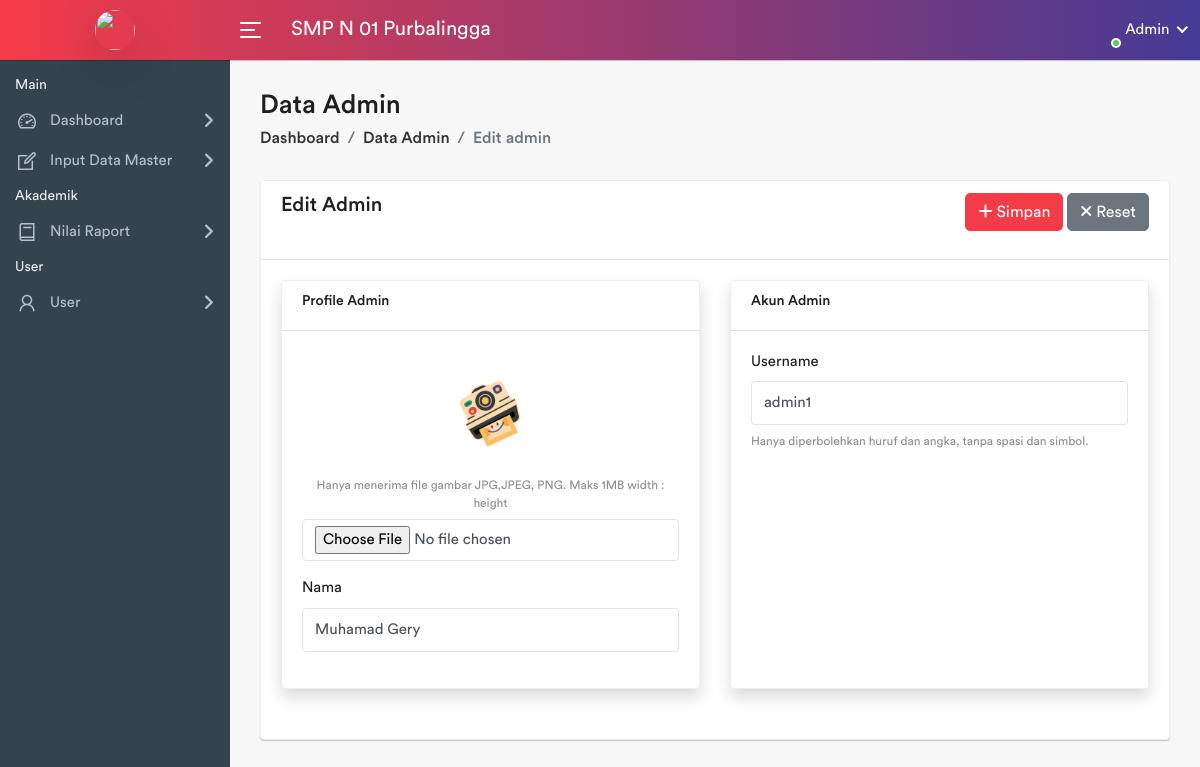
Screenshot of /pages/user-admin/edit.php?id=4 (signed in) with the database file from the repository.
### tables this page shows
CREATE TABLE `sekolah` (
  `sekolah_id` int(11) NOT NULL,
  `nama_sekolah` varchar(100) NOT NULL,
  `npsn` varchar(10) NOT NULL,
  `jenjang` varchar(10) NOT NULL,
  `status` varchar(10) NOT NULL,
  `alamat_sekolah` varchar(255) DEFAULT NULL,
  `tahun_berdiri` int(11) DEFAULT NULL,
  `akreditasi` varchar(10) DEFAULT NULL,
  `kepala_sekolah` varchar(100) DEFAULT NULL,
  `telepon_sekolah` varchar(15) DEFAULT NULL,
  `email_sekolah` varchar(50) DEFAULT NULL,
  `website_sekolah` varchar(100) DEFAULT NULL,
  `gambar` varchar(255) NOT NULL
);

CREATE TABLE `admin_profiles` (
  `user_id` int(11) NOT NULL,
  `nama` varchar(100) DEFAULT NULL,
  `foto` varchar(100) DEFAULT NULL
);

CREATE TABLE `users` (
  `user_id` int(11) NOT NULL,
  `username` varchar(255) NOT NULL,
  `password` varchar(255) NOT NULL,
  `role` varchar(50) NOT NULL
);

### pages/user-admin/edit.php (the view, shortened to what this page needs)
<?php
    require_once '../template/header.php';
    require_once '../template/sidebar.php';
   if(isset($_GET['id'])){
    $user_id = $_GET['id'];
    $query = "SELECT users.user_id, admin_profiles.foto, users.username, users.password, admin_profiles.nama
            FROM users
            INNER JOIN admin_profiles ON users.user_id = admin_profiles.user_id
            WHERE users.user_id = '$user_id'";
    $result = mysqli_query($koneksi, $query);
    $row = mysqli_fetch_array($result);
    }
?>
<div class="page-wrapper">
    <div class="content container-fluid">
        <div class="page-header">
            <div class="row">
                <div class="col-sm-12">
                    <h3 class="page-title">Data Admin</h3>
                    <ul class="breadcrumb">
                        <li class="breadcrumb-item"><a href="../../home.php">Dashboard</a></li>
                        <li class="breadcrumb-item"><a href="index.php">Data Admin</a></li>
                        <li class="breadcrumb-item active">Edit admin</li>
                    </ul>
                </div>
            </div>
        </div>
        <div class="row">
            <div class="col-sm-12">
                <form action="" method="post" enctype="multipart/form-data">
                    <div class="card flex-fill">
                        <div class="card-header d-flex justify-content-between">
                            <h5 class="card-title">Edit Admin</h5>
                            <div class="form-group">
                                <button type="submit" name="submit" class="btn btn-primary"><i class="fa fa-plus"></i>
                                    Simpan</button>
                                <button type="reset" name="Reset" class="btn btn-secondary"><i class="fa fa-times"></i>
                                    Reset</button>
                            </div>
                        </div>
                        <div class="card-body">
                            <div class="row">
                                <div class="col-md-6 d-flex">
                                    <div class="card flex-grow-1 shadow">
                                        <div class="card-header">
                                            <h5>Profile Admin</h5>
                                        </div>
                                        <div class="card-body">
                                            <div class="form-group text-center">
                                                <img id="imagePreview" src="<?=$row['foto']?>" alt="Preview"
                                                    style="max-width: 100%; max-height: 100px; margin-top: 10px;"
                                                    class="mb-2 rounded-circle">
                                                <small class="form-text text-muted">Hanya menerima file gambar JPG,JPEG,
                                                    PNG. Maks 1MB width :
                                                    height</small>
                                                <input type="file" name="foto" id="fotoInput" class="form-control"
                                                    onchange="previewImage()">
                                            </div>
                                            <div class="form-group">
                                                <label for="nama">Nama</label>
                                                <input type="text" name="nama" id="nama" required class="form-control"
                                                    value="<?=$row['nama']?>">
                                            </div>
                                        </div>
                                    </div>
                                </div>
                                <div class="col-md-6 d-flex">
                                    <div class="card flex-grow-1 shadow">
                                        <div class="card-header">
                                            <h5>Akun Admin</h5>
                                        </div>
                                        <div class="card-body">
                                            <div class="form-group">
                                                <label for="username">Username</label>
                                                <input type="text" name="username" id="username" pattern="[A-Za-z0-9]+"
                                                    required class="form-control" value="<?=$row['username']?>">
                                                <small id="validationMessage" class="form-text text-muted">Hanya
                                                    diperbolehkan huruf dan angka, tanpa spasi dan simbol.</small>
                                            </div>
                                        </div>
                                    </div>
                                </div>
                            </div>
                        </div>
                    </div>
                </form>
            </div>
        </div>
    </div>
</div>
<?php
    require_once '../template/footer.php';

### pages/template/sidebar-admin.php (shortened to what this page needs)
<body>
    <div class="main-wrapper">
        <div class="header">
            <div class="header-left">
                <a href="../../<?=$_SESSION['mainurl']?>" class="logo">
                    <img src="<?=$_SESSION['foto']?>" width="40" height="40" alt="" class="rounded-circle shadow-lg">
                </a>
            </div>
            <a id="toggle_btn" href="javascript:void(0);">
                <span class="bar-icon">
                    <span></span>
                    <span></span>
                    <span></span>
                </span>
            </a>
            <?php
        $query = "SELECT nama_sekolah FROM sekolah";
        $result = mysqli_query($koneksi, $query);
        $data = mysqli_fetch_assoc($result);
        ?>
            <div class="page-title-box">
                <h3><?=$data['nama_sekolah']?></h3>
            </div>
            <ul class="nav user-menu">
                <li class="nav-item dropdown has-arrow main-drop">
                    <a href="#" class="dropdown-toggle nav-link" data-toggle="dropdown">
                        <span class="user-img"><img src="<?=$_SESSION['foto']?>" alt="">
                            <span class="status online"></span>
                        </span>
                        <span>Admin</span>
                    </a>
                </li>
            </ul>
        </div>
        <div class="sidebar" id="sidebar">
            <div class="sidebar-inner slimscroll">
                <div id="sidebar-menu" class="sidebar-menu">
                    <ul>
                        <li class="menu-title">
                            <span>Main</span>
                        </li>
                        <li class="submenu">
                            <a href="#"><i class="la la-dashboard"></i> <span> Dashboard</span> <span
                                    class="menu-arrow"></span></a>
                        </li>
                        <li class="submenu">
                            <a href="#"><i class="la la-edit"></i> <span> Input Data Master</span> <span
                                    class="menu-arrow"></span></a>
                        </li>
                        <li class="menu-title">
                            <span>Akademik</span>
                        </li>
                        <li class="submenu">
                            <a href="#"><i class="la la-book"></i> <span> Nilai Raport</span> <span
                                    class="menu-arrow"></span></a>
                        </li>
                        <li class="menu-title">
                            <span>User</span>
                        </li>
                        <li class="submenu">
                            <a href="#"><i class="la la-user"></i> <span> User </span> <span
                                    class="menu-arrow"></span></a>
                        </li>
                    </ul>
                </div>
            </div>
        </div>

### rows the page displays
sekolah: nama_sekolah "SMP N 01 Purbalingga"
admin_profiles: foto (picture), nama "Muhamad Gery", username "admin1"
